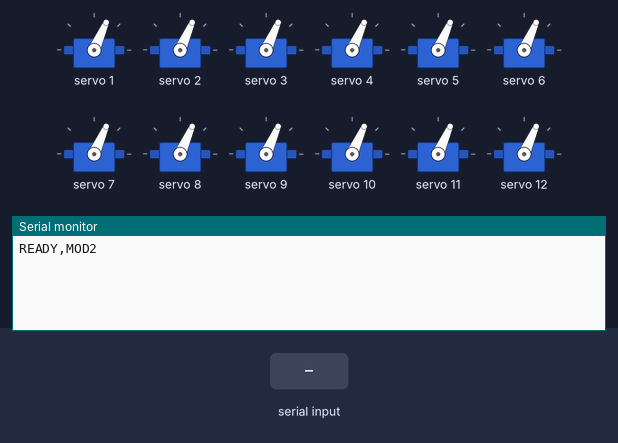
Recording of a sketch running on a simulated Arduino Uno, built with avr-gcc and run on an emulated ATmega328P. On the bench: 12 × servo, the last lines printed to the serial monitor. Inputs (shaded band) come from the test bench.

Above: at 1.5 s.
1.6 s: "SET,\n" received over Serial
At 2.8 s:
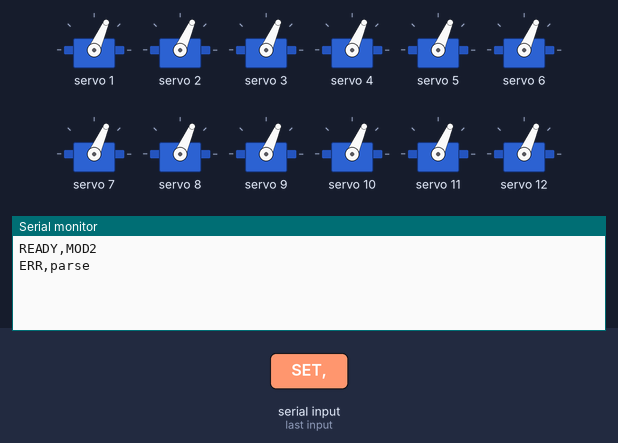
3.1 s: "PING\n" received over Serial
At 4.1 s:
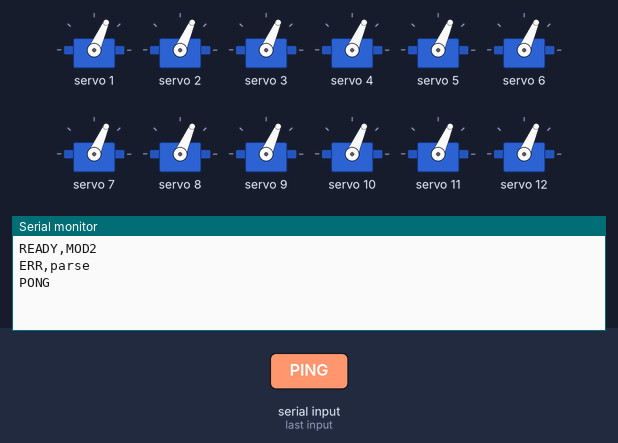
4.6 s: "90,45\n" received over Serial
At 5.2 s:
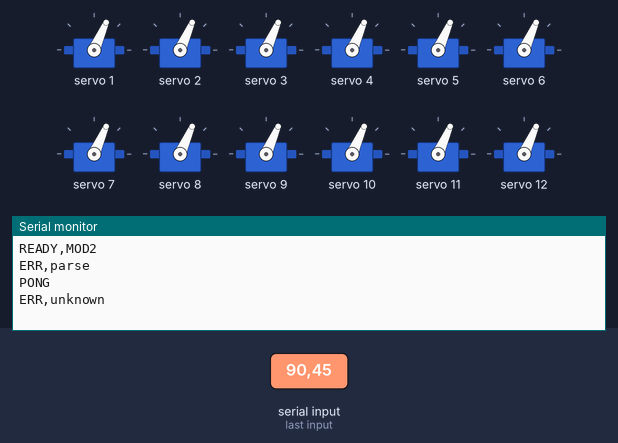

Measured:
- after the input at 1.6 s, the serial monitor: prints a new line at once (image 1)
- after the input at 3.1 s, the serial monitor: prints a new line at once (image 2)
- after the input at 4.6 s, the serial monitor: prints a new line at once (image 3)

The sketch:

mod2_mega.ino
```cpp
/*
 * SmartSunroom — 模块2 板（默认 COM10）
 *
 * 硬件：
 *   PCA9685 0x40：硬件 I2C SDA=20, SCL=21 → 小舵机 16–30
 *   本板：本地序号 L=1..15 → PCA 通道 L（1–15；通道 0 不用）
 *         全局舵机编号 = 15 + L（即 16–30）
 *
 * 串口 115200：
 *   PING              → PONG
 *   SET,a1,...,a15    → OK   （逐路间隔 SERVO_STEP_DELAY_MS，再回 OK）
 */

#include <Wire.h>
#include <Adafruit_PWMServoDriver.h>

#define SERIAL_BAUD           115200
#define SERVOMIN              150
#define SERVOMAX              600
#define LOCAL_CNT             15
#define LINE_BUF_SIZE         128

#define SERVO_STEP_DELAY_MS   300
#define BATCH_SETTLE_MS       400

Adafruit_PWMServoDriver pwm(0x40, Wire);

char lineBuf[LINE_BUF_SIZE];
uint8_t lineLen = 0;

int angleToPulse(int angle) {
  return map(constrain(angle, 0, 180), 0, 180, SERVOMIN, SERVOMAX);
}

void setLocalServo(uint8_t id, int angle) {
  if (id < 1 || id > LOCAL_CNT) return;
  pwm.setPWM(id, 0, angleToPulse(angle));
}

void setAllLocal(int angle, bool slow) {
  for (uint8_t i = 1; i <= LOCAL_CNT; i++) {
    setLocalServo(i, angle);
    if (slow) delay(SERVO_STEP_DELAY_MS);
  }
}

bool parseSet(const char *line, int *angles) {
  if (strncmp(line, "SET,", 4) != 0) return false;
  const char *p = line + 4;
  char *end = NULL;
  for (uint8_t i = 0; i < LOCAL_CNT; i++) {
    angles[i] = (int)strtol(p, &end, 10);
    if (end == p) return false;
    if (i < LOCAL_CNT - 1) {
      if (*end != ',') return false;
      p = end + 1;
    }
  }
  return true;
}

void handleLine(const char *line) {
  if (strcmp(line, "PING") == 0) {
    Serial.println(F("PONG"));
    return;
  }
  if (strncmp(line, "SET,", 4) == 0) {
    int angles[LOCAL_CNT];
    if (!parseSet(line, angles)) {
      Serial.println(F("ERR,parse"));
      return;
    }

    for (uint8_t i = 0; i < LOCAL_CNT; i++) {
      setLocalServo(i + 1, angles[i]);
      delay(SERVO_STEP_DELAY_MS);
    }
    delay(BATCH_SETTLE_MS);

    Serial.println(F("OK"));
    return;
  }
  Serial.println(F("ERR,unknown"));
}

void setup() {
  Serial.begin(SERIAL_BAUD);
  Wire.begin();
  pwm.begin();
  pwm.setPWMFreq(60);
  // 上电快速归位；长延时只用于 SET 逐路驱动
  delay(300);
  setAllLocal(60, false);
  Serial.println(F("READY,MOD2"));
}

void loop() {
  while (Serial.available() > 0) {
    char c = (char)Serial.read();
    if (c == '\r') continue;
    if (c == '\n') {
      lineBuf[lineLen] = '\0';
      if (lineLen > 0) handleLine(lineBuf);
      lineLen = 0;
      continue;
    }
    if (lineLen < LINE_BUF_SIZE - 1) lineBuf[lineLen++] = c;
  }
}
```
